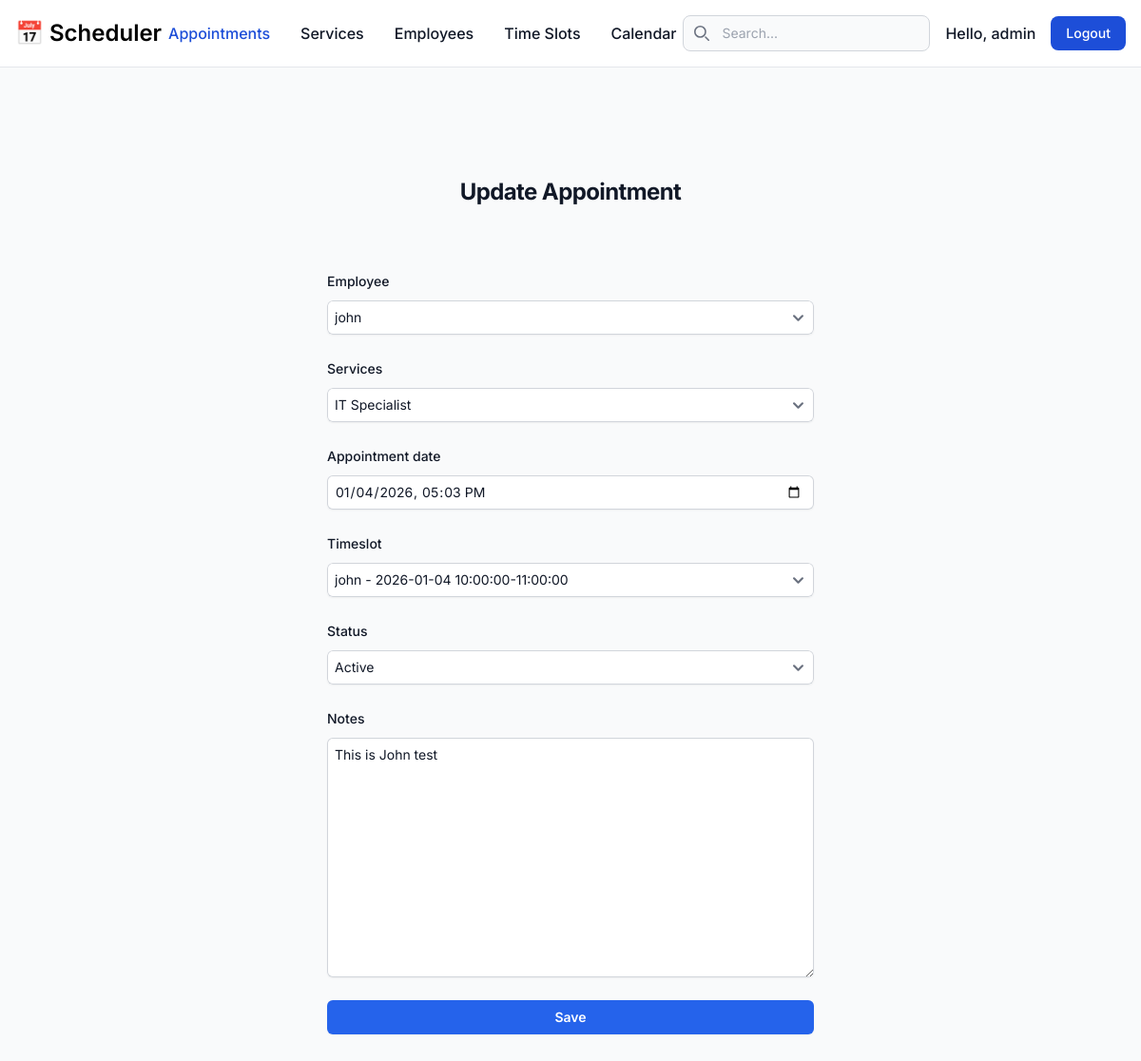
Screenshot of /appointments/appointments/2/update/ (signed in) with the database file from the repository.
### users/models.py (models this page shows, shortened)
class CustomUser(AbstractUser):
    user_id = models.IntegerField(null=True, blank=True)
    phone_number = models.CharField(max_length=20, blank=True, null=True)
    registration_date = models.DateTimeField(auto_now_add=True)
    is_employee = models.BooleanField(default=False)

### booking/models.py (models this page shows, shortened)
class Appointment(models.Model):
    STATUS_CHOICES = (
        ('active', 'Active'),
        ('inactive', 'Inactive'),
    )
    appointment_id = models.IntegerField(null=True, blank=True)
    user = models.ForeignKey(settings.AUTH_USER_MODEL, on_delete=models.CASCADE, related_name='appointments')
    services = models.ForeignKey(Service, on_delete=models.CASCADE, related_name='services', null=True, blank=True)
    employee = models.ForeignKey(Employee, on_delete=models.CASCADE, related_name='employees', null=True, blank=True)
    timeslot = models.ForeignKey(TimeSlot, on_delete=models.CASCADE, related_name='timeslots_available', null=True, blank=True)
    appointment_date = models.DateTimeField()
    status = models.CharField(max_length=20, choices=STATUS_CHOICES, default='active')
    notes = models.TextField()
    created_at = models.DateTimeField(auto_now_add=True)

### booking/views.py (the view)
# urls.py: path('appointments/<int:pk>/update/', AppointmentUpdateView.as_view(), name='appointment-update'),
class AppointmentUpdateView(UserPassesTestMixin, UpdateView):
    model = Appointment
    form_class = AppointmentForm
    success_url = reverse_lazy('appointment-list')
    context_object_name = 'appointment'
    def test_func(self):
        obj = self.get_object()
        return self.request.user.is_staff or obj.user == self.request.user

### booking/forms.py (shortened to what this page needs)
class AppointmentForm(TailwindFormMixin, forms.ModelForm):
    class Meta:
        model = Appointment
        fields = ['employee', 'services', 'appointment_date', 'timeslot', 'status', 'notes']
        widgets = {
             'appointment_date': forms.DateTimeInput(attrs={'type': 'datetime-local'}),
        }
    def __init__(self, *args, **kwargs):
        super().__init__(*args, **kwargs)
        self.fields['appointment_date'].required = False
        if self.instance and self.instance.pk and self.instance.timeslot:
            self.fields['timeslot'].queryset = TimeSlot.objects.filter(models.Q(is_booked=False) | models.Q(pk=self.instance.timeslot.pk))
        elif 'timeslot' in self.data:
            try:
                timeslot_id = int(self.data.get('timeslot'))
                self.fields['timeslot'].queryset = TimeSlot.objects.filter(models.Q(is_booked=False) | models.Q(pk=timeslot_id))
            except (ValueError, TypeError):
                self.fields['timeslot'].queryset = TimeSlot.objects.filter(is_booked=False)
        else:
             self.fields['timeslot'].queryset = TimeSlot.objects.none()

### booking/models.py (called while the page is built)
    def __str__(self):
        return self.service

    def __str__(self):
        return self.name

    def __str__(self):
        return f"{self.employee.name} - {self.date} {self.start_time}-{self.end_time}"

### booking/templates/booking/appointment_form.html (shortened to what this page needs)
{% extends 'base.html' %}
{% block content %}
<div class="flex min-h-full flex-col justify-center px-6 py-12 lg:px-8">
    <div class="sm:mx-auto sm:w-full sm:max-w-sm">
        <h2 class="mt-10 text-center text-2xl font-bold leading-9 tracking-tight text-gray-900 dark:text-white">
            {% if form.instance.pk %}Update{% else %}Book{% endif %} Appointment
        </h2>
    </div>
    <div class="mt-10 sm:mx-auto sm:w-full sm:max-w-lg">
        <form class="space-y-6" method="POST">
            {% for field in form %}
            <div>
                <label for="{{ field.id_for_label }}"
                    class="block text-sm font-medium leading-6 text-gray-900 dark:text-white">{{ field.label }}</label>
                <div class="mt-2">
                    {{ field }}
                </div>
            </div>
            {% endfor %}
            <div>
                <button type="submit"
                    class="flex w-full justify-center rounded-md bg-blue-600 px-3 py-1.5 text-sm font-semibold leading-6 text-white shadow-sm hover:bg-blue-500 focus-visible:outline focus-visible:outline-2 focus-visible:outline-offset-2 focus-visible:outline-blue-600">Save</button>
            </div>
        </form>
    </div>
</div>
{% endblock %}

### templates/base.html (shortened to what this page needs)
<!DOCTYPE html>
<html lang="en">
<head>
  <script src="https://cdn.tailwindcss.com"></script>
  <link href="https://cdnjs.cloudflare.com/ajax/libs/flowbite/2.2.0/flowbite.min.css" rel="stylesheet" />
</head>
<body class="bg-gray-50 dark:bg-gray-900">
  <nav
    class="bg-white border-b border-gray-200 dark:bg-gray-800 dark:border-gray-700 fixed w-full z-30 top-0 start-0 border-b border-gray-200 dark:border-gray-600">
    <div class="max-w-screen-xl flex flex-wrap items-center justify-between mx-auto p-4">
      <a href="/" class="flex items-center space-x-3 rtl:space-x-reverse">
        <span class="self-center text-2xl font-semibold whitespace-nowrap dark:text-white">📅 Scheduler</span>
      </a>
      <div class="flex md:order-2 space-x-3 md:space-x-0 rtl:space-x-reverse items-center">
        <form method="GET" action="" class="hidden md:block mr-4">
          <div class="relative">
            <div class="absolute inset-y-0 start-0 flex items-center ps-3 pointer-events-none">
            </div>
            <input type="search" id="default-search" name="q" value="{{ request.GET.q|default:'' }}"
              class="block w-full p-2 ps-10 text-sm text-gray-900 border border-gray-300 rounded-lg bg-gray-50 focus:ring-blue-500 focus:border-blue-500 dark:bg-gray-700 dark:border-gray-600 dark:placeholder-gray-400 dark:text-white dark:focus:ring-blue-500 dark:focus:border-blue-500"
              placeholder="Search..." required>
          </div>
        </form>
        {% if user.is_authenticated %}
        <div class="flex items-center gap-4">
          <span class="text-gray-900 dark:text-white font-medium">Hello, {{ user.username }}</span>
          <form action="{% url 'logout' %}" method="post">
            <button type="submit"
              class="text-white bg-blue-700 hover:bg-blue-800 focus:ring-4 focus:outline-none focus:ring-blue-300 font-medium rounded-lg text-sm px-4 py-2 text-center dark:bg-blue-600 dark:hover:bg-blue-700 dark:focus:ring-blue-800">Logout</button>
          </form>
        </div>
        {% else %}
        <a href="{% url 'login' %}" type="button"
          class="text-white bg-blue-700 hover:bg-blue-800 focus:ring-4 focus:outline-none focus:ring-blue-300 font-medium rounded-lg text-sm px-4 py-2 text-center dark:bg-blue-600 dark:hover:bg-blue-700 dark:focus:ring-blue-800">Login</a>
        {% endif %}
      </div>
      <div class="items-center justify-between hidden w-full md:flex md:w-auto md:order-1" id="navbar-sticky">
        <ul
          class="flex flex-col p-4 md:p-0 mt-4 font-medium border border-gray-100 rounded-lg bg-gray-50 md:space-x-8 rtl:space-x-reverse md:flex-row md:mt-0 md:border-0 md:bg-white dark:bg-gray-800 md:dark:bg-gray-900 dark:border-gray-700">
          <li>
            <a href="{% url 'appointment-list' %}"
              class="block py-2 px-3 text-white bg-blue-700 rounded md:bg-transparent md:text-blue-700 md:p-0 md:dark:text-blue-500"
              aria-current="page">Appointments</a>
          </li>
          {% if user.is_staff %}
          <li>
            <a href="{% url 'service-list' %}"
              class="block py-2 px-3 text-gray-900 rounded hover:bg-gray-100 md:hover:bg-transparent md:hover:text-blue-700 md:p-0 md:dark:hover:text-blue-500 dark:text-white dark:hover:bg-gray-700 dark:hover:text-white md:dark:hover:bg-transparent dark:border-gray-700">Services</a>
          </li>
          <li>
            <a href="{% url 'employee-list' %}"
              class="block py-2 px-3 text-gray-900 rounded hover:bg-gray-100 md:hover:bg-transparent md:hover:text-blue-700 md:p-0 md:dark:hover:text-blue-500 dark:text-white dark:hover:bg-gray-700 dark:hover:text-white md:dark:hover:bg-transparent dark:border-gray-700">Employees</a>
          </li>
          <li>
            <a href="{% url 'timeslot-list' %}"
              class="block py-2 px-3 text-gray-900 rounded hover:bg-gray-100 md:hover:bg-transparent md:hover:text-blue-700 md:p-0 md:dark:hover:text-blue-500 dark:text-white dark:hover:bg-gray-700 dark:hover:text-white md:dark:hover:bg-transparent dark:border-gray-700">Time
              Slots</a>
          </li>
          {% endif %}
          <li>
            <a href="{% url 'calendar' %}"
              class="block py-2 px-3 text-gray-900 rounded hover:bg-gray-100 md:hover:bg-transparent md:hover:text-blue-700 md:p-0 md:dark:hover:text-blue-500 dark:text-white dark:hover:bg-gray-700 dark:hover:text-white md:dark:hover:bg-transparent dark:border-gray-700">Calendar</a>
          </li>
        </ul>
      </div>
    </div>
  </nav>
  <div class="container mx-auto mt-24 px-4">
    {% block content %}
    {% endblock %}
  </div>
</body>
</html>

### templates/base.html (style rules this page uses)
body { font-family: 'Inter', sans-serif; }

### rows the page displays
CustomUser: username "admin"
Appointment: form "john" "IT Specialist" "01/04/2026 17:03" "john - 2026-01-04 10:00:00-11:00:00" "Active" "This is John test"

### other values shown
{{ field.label }} "Employee" "Services" "Appointment date" "Timeslot" "Status" "Notes"
